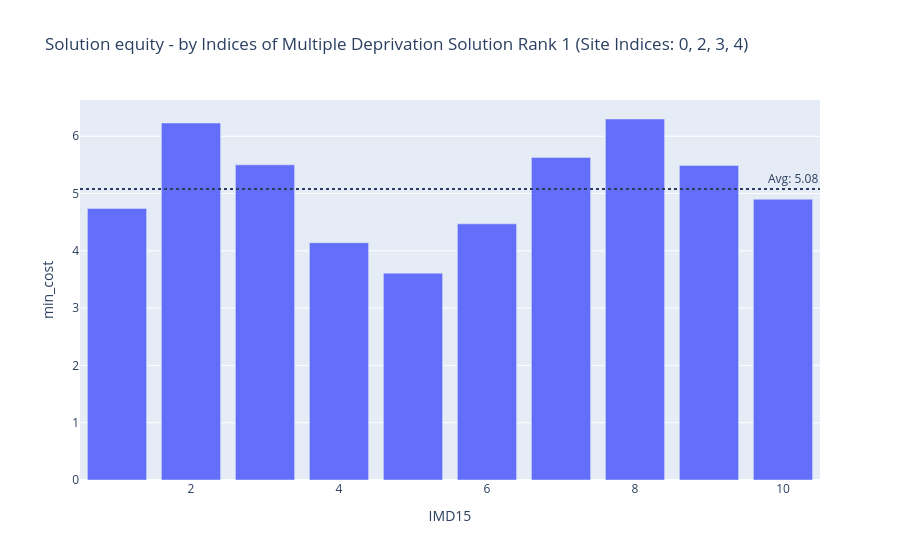

Write notebook code for a chart like this one.
### Markdown cell above
And we can also opt to explore this as a plot.

### Code cell
solutions.check_solution_equity(return_plot=True)

### Figure 1 — Plotly figure (JSON) as saved in the notebook; plotly's stock layout.template omitted (floating-point values rounded to 4 significant figures)
{"data": [{"alignmentgroup": "True", "hovertemplate": "IMD15=%{x}<br>min_cost=%{y}<extra></extra>", "legendgroup": "", "marker": {"color": "#636efa", "pattern": {"shape": ""}}, "name": "", "offsetgroup": "", "orientation": "v", "showlegend": false, "textposition": "auto", "type": "bar", "x": [1, 2, 3, 4, 5, 6, 7, 8, 9, 10], "xaxis": "x", "y": [4.74, 6.23, 5.5, 4.14, 3.61, 4.47, 5.63, 6.3, 5.49, 4.9], "yaxis": "y"}], "layout": {"annotations": [{"showarrow": false, "text": "Avg: 5.08", "x": 1, "xanchor": "right", "xref": "x domain", "y": 5.08, "yanchor": "bottom", "yref": "y"}], "barmode": "relative", "legend": {"tracegroupgap": 0}, "shapes": [{"line": {"dash": "dot"}, "type": "line", "x0": 0, "x1": 1, "xref": "x domain", "y0": 5.08, "y1": 5.08, "yref": "y"}], "title": {"text": "Solution equity - by Indices of Multiple Deprivation\nSolution Rank 1 (Site Indices: 0, 2, 3, 4)"}, "xaxis": {"anchor": "y", "domain": [0.0, 1.0], "title": {"text": "IMD15"}}, "yaxis": {"anchor": "x", "domain": [0.0, 1.0], "title": {"text": "min_cost"}}}}
